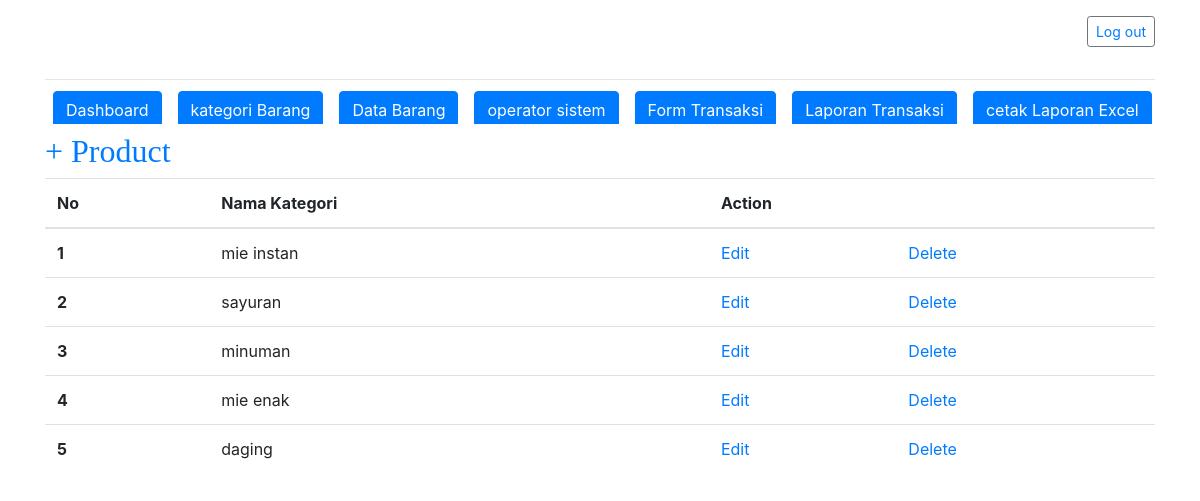
Page /index.php/kategori on the committed database.
### tables this page shows
CREATE TABLE `kategori_barang` (
  `kategori_id` int(11) NOT NULL,
  `nama_kategori` varchar(100) NOT NULL
);

### application/controllers/Kategori.php (called while the page is built, shortened)
<?php
class Kategori extends CI_Controller
{
    public function __construct()
    {
        $this->load->model('kategori_model');
    }
    public function index()
    {
        $data['title'] = 'kategori';
        $data['kategori'] = $this->kategori_model->tampilkan_data()->result_array();
        $this->load->view('templates/header', $data);
        $this->load->view('kategori/lihat_data', $data);
    }
}

### index.php (called while the page is built, shortened)
<?php
require_once BASEPATH.'core/CodeIgniter.php';

### application/models/Kategori_model.php (called while the page is built, shortened)
<?php
class Kategori_model extends CI_Model
{
    public function tampilkan_data()
    {
        return $this->db->get('kategori_barang');
    }
}

### application/views/kategori/lihat_data.php (the view)
<h2 class="text-primary"><?= anchor('kategori/post', '+ Product') ?></h2>
<table class="table">
    <thead>
        <tr>
            <th>No</th>
            <th>Nama Kategori</th>
            <th colspan="2">Action</th>
        </tr>
    </thead>
    <tbody>
        <?php $no = 1 ?>
        <?php foreach ($kategori as $kt) : ?>
            <tr>
                <th scope="row"><?= $no; ?></th>
                <td> <?= $kt['nama_kategori']; ?> </td>
                <td><?= anchor('kategori/edit/' . $kt['kategori_id'], 'Edit') ?></td>
                <td><?= anchor('kategori/delete/' . $kt['kategori_id'], 'Delete') ?></td>
            </tr>
            <?php $no++; ?>
        <?php endforeach; ?>
    </tbody>

### assets/css/blog.css (style rules this page uses)
h1, h2, h3, h4, h5, h6 { font-family: "Playfair Display", Georgia, "Times New Roman", serif; }

### rows in the picture
kategori_barang: nama_kategori "mie instan", kategori_id "Edit", kategori_id "Delete"
kategori_barang: nama_kategori "sayuran", kategori_id "Edit", kategori_id "Delete"
kategori_barang: nama_kategori "minuman", kategori_id "Edit", kategori_id "Delete"
kategori_barang: nama_kategori "mie enak", kategori_id "Edit", kategori_id "Delete"
kategori_barang: nama_kategori "daging", kategori_id "Edit", kategori_id "Delete"

### other values in the picture
anchor('', 'Log out') "Log out"
anchor('Dashboard', 'Dashboard', 'class="btn btn-primary"') "Dashboard"
anchor('kategori', 'kategori Barang', 'class="btn btn-primary"') "kategori Barang"
anchor('barang', 'Data Barang', 'class="btn btn-primary"') "Data Barang"
anchor('operator', 'operator sistem', 'class="btn btn-primary"') "operator sistem"
anchor('transaksi', 'Form Transaksi', 'class="btn btn-primary"') "Form Transaksi"
anchor('kategori/post', '+ Product') "+ Product"
